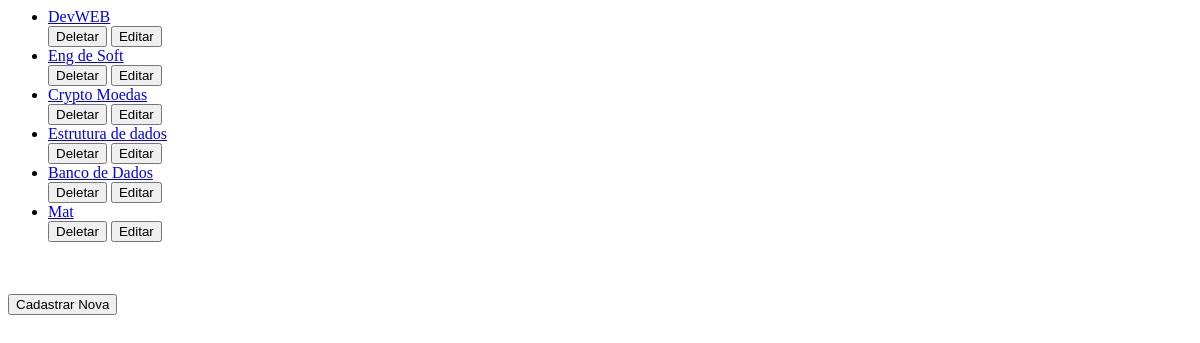
Before: /categorias/ with the older database file.
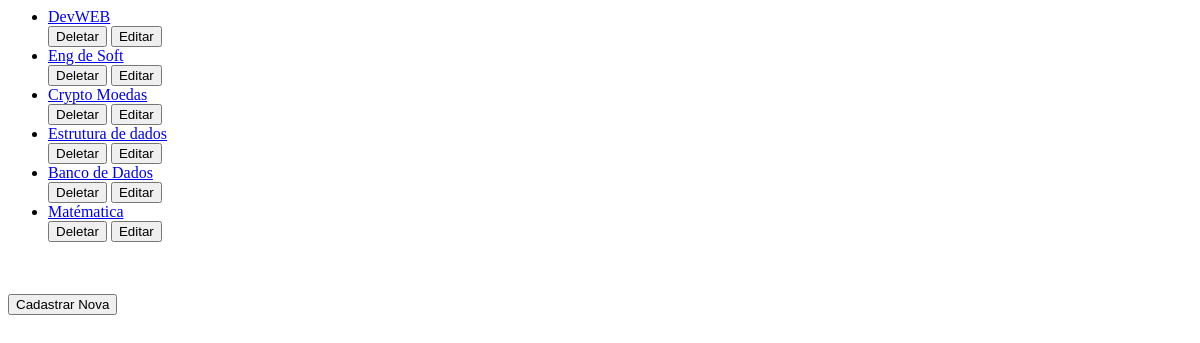
After: the same page with the newer database file.
### core/models.py (models this page shows, shortened)
class Categoria(models.Model):
    descricao = models.CharField(max_length=255)

### core/views.py (the view)
# urls.py: path('categorias/', views.CategoriaView.as_view(), name='todascategorias'),
@method_decorator(csrf_exempt , name="dispatch")
class CategoriaView(generic.ListView):
    template_name = "core/categorias.html"
    context_object_name = 'latest_categoria_list'
    def get_queryset(self):
        return Categoria.objects.all()

### core/templates/core/categorias.html (shortened to what this page needs)
{% load static %}
{% if latest_categoria_list %}
<ul>
    {% for categoria in latest_categoria_list %}
    <li><a href="{% url 'categoria' categoria.id %}">{{ categoria.descricao }}</a></li>
    <a href="{% url 'deletecategoria' categoria.id%}"><button>Deletar</button></a>
    <a href="{% url 'updatecategoria' categoria.id%}"><button>Editar</button></a>
    {% endfor %}
</ul>
 <a href="{% url 'criarcategoria' %}"><button>Cadastrar Nova</button></a>
{% else %}
    <p>os Cores estão disponivel</p>
{% endif %}

Changed rows visible on the page:
changed Categoria: descricao "Mat" → "Matématica"
